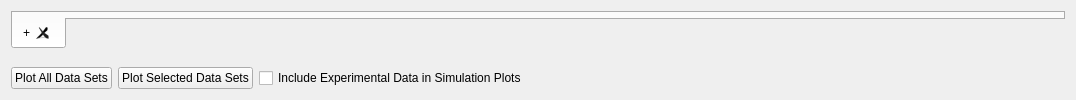
     <widget class="QWidget" name="tab">
      <attribute name="title">
       <string>Data Browser</string>
      </attribute>
      <layout class="QHBoxLayout" name="horizontalLayout_19">
       <item>
        <layout class="QVBoxLayout" name="verticalLayout_6">
         <item>
          <widget class="QTabWidget" name="dataBrowserTabWidget">
           <property name="tabPosition">
            <enum>QTabWidget::South</enum>
           </property>
           <property name="currentIndex">
            <number>0</number>
           </property>
           <property name="documentMode">
            <bool>false</bool>
           </property>
           <property name="tabsClosable">
            <bool>true</bool>
           </property>
           <property name="movable">
            <bool>true</bool>
           </property>
           <widget class="QWidget" name="dataBrowserPlusTab">
            <attribute name="title">
             <string>+</string>
            </attribute>
           </widget>
          </widget>
         </item>
         <item>
          <layout class="QHBoxLayout" name="horizontalLayout_3">
           <property name="topMargin">
            <number>12</number>
           </property>
           <item>
            <widget class="QPushButton" name="buttonPlotAllData">
             <property name="sizePolicy">
              <sizepolicy hsizetype="Preferred" vsizetype="Fixed">
               <horstretch>5</horstretch>
               <verstretch>0</verstretch>
              </sizepolicy>
             </property>
             <property name="text">
              <string>Plot All Data Sets</string>
             </property>
            </widget>
           </item>
           <item>
            <widget class="QPushButton" name="buttonPlotSelectedData">
             <property name="sizePolicy">
              <sizepolicy hsizetype="Expanding" vsizetype="Fixed">
               <horstretch>5</horstretch>
               <verstretch>0</verstretch>
              </sizepolicy>
             </property>
             <property name="text">
              <string>Plot Selected Data Sets</string>
             </property>
            </widget>
           </item>
           <item>
            <widget class="QCheckBox" name="checkBoxPlotExpDataDataBrowser">
             <property name="text">
              <string>Include Experimental Data in Simulation Plots</string>
             </property>
            </widget>
           </item>
           <item>
            <spacer name="horizontalSpacer_3">
             <property name="orientation">
              <enum>Qt::Horizontal</enum>
             </property>
             <property name="sizeType">
              <enum>QSizePolicy::Preferred</enum>
             </property>
             <property name="sizeHint" stdset="0">
              <size>
               <width>538</width>
               <height>20</height>
              </size>
             </property>
            </spacer>
           </item>
          </layout>
         </item>
        </layout>
       </item>
      </layout>
     </widget>
